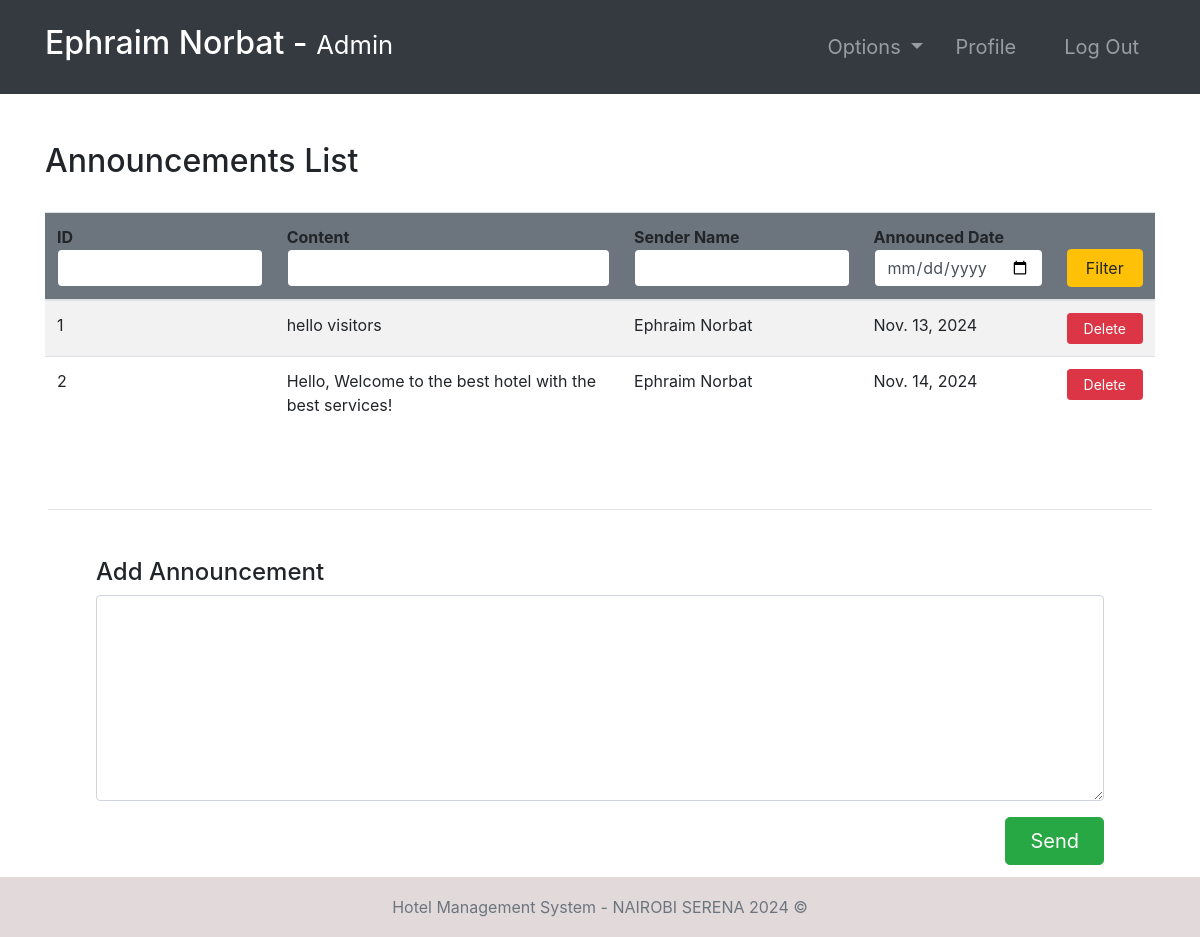
The page /announcements/ (signed in) on the database its author committed.
### hotel/models.py (models this page shows, shortened)
class Announcement(models.Model):
    content = models.TextField()
    sender = models.ForeignKey(Employee, null=True, on_delete=models.CASCADE)
    date = models.DateField(default=timezone.now)

### accounts/models.py (models this page shows, shortened)
class Employee(models.Model):
    user = models.OneToOneField(User, null=True, on_delete=models.CASCADE)
    phoneNumber = PhoneNumberField(unique=True)
    salary = models.FloatField()

### hotel/views.py (the view, shortened to what this page needs)
# urls.py: path('announcements/', announcements, name="announcements"),
@ login_required(login_url='login')
def announcements(request):
    role = str(request.user.groups.all()[0])
    path = role + "/"
    announcements = Announcement.objects.all()
    context = {
        "role": role,
        'announcements': announcements
    }
    return render(request, path + "announcements.html", context)

### Templates/admin/announcements.html
{% extends '../index.html' %}
{% block context %}
{% include '../common_pages/authorized-announcements.html' %}
{% endblock %}

### Templates/incs/nav.html (shortened to what this page needs)
<nav class="navbar navbar-dark bg-dark navbar-expand-lg py-3 " role="navigation">
    <div class="container">
        <a href="" class="navbar-brand">
            <h2 class="text-capitalize">
                {{ request.user.first_name }} {{ request.user.last_name }} -
                <small>
                    {{ role }}
                </small>
            </h2>
        </a>
        <div class="collapse navbar-collapse" id="navbarTags">
            <ul class="navbar-nav ml-auto">
                <li class="nav-item dropdown p-2">
                    <a class="nav-link dropdown-toggle" href="#" id="navbarDropdown" role="button"
                        data-toggle="dropdown" aria-haspopup="true" aria-expanded="false">
                        Options
                    </a>
                </li>
                <li class="nav-item mr-3 p-2">
                    {% if role == 'staff' or role == 'receptionist' or role == 'admin' or role == 'manager' %}
                    <a href="{% url 'employee-profile' user.id %}" class="nav-link">Profile</a>
                    {% endif %}
                </li>
                <li class="nav-item p-2 ">
                    <a href="{% url 'logout' %}" class="nav-link">Log Out</a>
                </li>
            </ul>
        </div>
    </div>
</nav>

### Templates/common_pages/authorized-announcements.html (shortened to what this page needs)
<div class="container py-5">
    <div class="table-header row">
        <div class="col-sm-12 col-md-12 col-lg-4 mb-4">
            <h2>Announcements List</h2>
        </div>
    </div>
    <table class="table table-hover table-striped">
        <thead class="bg-secondary rounded">
            <tr>
                <form action="" method="POST">
                    <th>ID<input type="number" name="id" value="{{id}}" class="form-control border border-secondary">
                    </th>
                    <th>Content<input type="text" name="content" value="{{content}}"
                            class="form-control border border-secondary"></th>
                    <th>Sender Name<input type="text" name="name" value="{{name}}"
                            class="form-control border border-secondary"></th>
                    <th>Announced Date<input type="date" class="form-control border border-secondary" name="date"
                            value="{{date}}"></th>
                    <th><button type="submit" name="filter" class="btn btn-warning w-100">Filter</button></th>
                </form>
            </tr>
        </thead>
        <tbody>
            {% for announcement in announcements %}
            <tr>
                <td>{{announcement.id}}</td>
                <td>{{announcement.content}}</td>
                <td>{{announcement.sender.user.first_name}} {{announcement.sender.user.last_name}}</td>
                <td>{{announcement.date}}</td>
                {% if role == "manager" or role == "admin" %}
                <td> <a href="{% url 'deleteAnnouncement' announcement.id %}"
                        class="btn btn-sm btn-danger px-3">Delete</a> </td>
                {% else %}
                <td></td>
                {% endif %}
            </tr>
            {% endfor %}
        </tbody>
    </table>
</div>
{% if role == "manager" or role == "admin" %}
<div class="add-annoucment border-top my-3 mx-5 p-5">
    <h4>Add Announcement</h4>
    <form action="" method="POST">
        <div class="form-group">
            <textarea class="form-control" name="textid" rows="8" placeholder="Enter Content of Announcement"
                id="textid">
            </textarea>
        </div>
        <button type="submit" class="btn btn-success btn-lg px-4 float-right" name="sendAnnouncement">Send</button>
    </form>
</div>
{% endif %}

### static/css/main.css (style rules this page uses)
* { margin: 0; padding: 0; -webkit-font-smoothing: antialiased; }
body { position: relative; }
nav .nav-item { font-size: 20px; }

### rows shown on the page
Announcement: id "1", content "hello visitors", sender.user.first_name "Ephraim", sender.user.last_name "Norbat", date "Nov. 13, 2024"
Announcement: id "2", content "Hello, Welcome to the best hotel with the best services!", sender.user.first_name "Ephraim", sender.user.last_name "Norbat", date "Nov. 14, 2024"

### other values the page prints
{{ request.user.first_name }} "Ephraim"
{{ request.user.last_name }} "Norbat"
{{ role }} "Admin"
